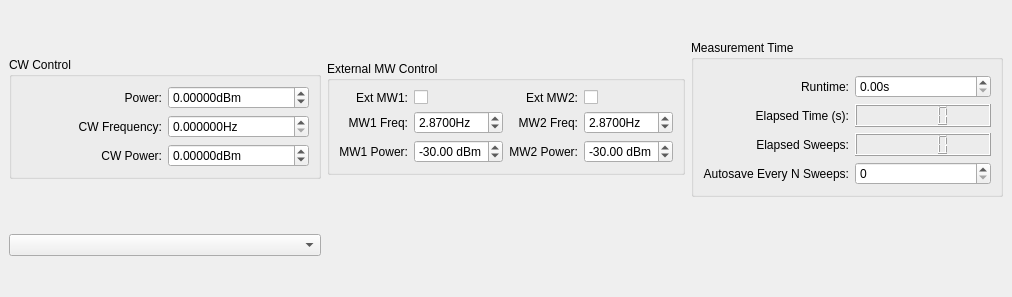
  <widget class="QDockWidget" name="measurement_control_DockWidget">
   <property name="sizePolicy">
    <sizepolicy hsizetype="Fixed" vsizetype="Preferred">
     <horstretch>0</horstretch>
     <verstretch>0</verstretch>
    </sizepolicy>
   </property>
   <property name="minimumSize">
    <size>
     <width>990</width>
     <height>297</height>
    </size>
   </property>
   <property name="allowedAreas">
    <set>Qt::BottomDockWidgetArea</set>
   </property>
   <property name="windowTitle">
    <string>ODMR Control Parameters</string>
   </property>
   <attribute name="dockWidgetArea">
    <number>8</number>
   </attribute>
   <widget class="QWidget" name="dockWidgetContents_4">
    <property name="sizePolicy">
     <sizepolicy hsizetype="Minimum" vsizetype="Preferred">
      <horstretch>0</horstretch>
      <verstretch>0</verstretch>
     </sizepolicy>
    </property>
    <layout class="QGridLayout" name="gridLayout_3">
     <item row="0" column="1">
      <widget class="QGroupBox" name="groupBox">
       <property name="enabled">
        <bool>true</bool>
       </property>
       <property name="sizePolicy">
        <sizepolicy hsizetype="Preferred" vsizetype="Fixed">
         <horstretch>0</horstretch>
         <verstretch>0</verstretch>
        </sizepolicy>
       </property>
       <property name="title">
        <string>External MW Control</string>
       </property>
       <layout class="QVBoxLayout" name="verticalLayout_2">
        <item>
         <layout class="QGridLayout" name="gridLayout">
          <item row="0" column="3">
           <widget class="QCheckBox" name="ext_control_use_mw2_CheckBox">
            <property name="text">
             <string/>
            </property>
           </widget>
          </item>
          <item row="1" column="0">
           <widget class="QLabel" name="ext_control_mw1_freq_Label">
            <property name="text">
             <string>MW1 Freq:</string>
            </property>
            <property name="alignment">
             <set>Qt::AlignRight|Qt::AlignTrailing|Qt::AlignVCenter</set>
            </property>
           </widget>
          </item>
          <item row="1" column="1">
           <widget class="QDoubleSpinBox" name="ext_control_mw1_freq_DoubleSpinBox">
            <property name="suffix">
             <string>Hz</string>
            </property>
            <property name="decimals">
             <number>4</number>
            </property>
            <property name="value">
             <double>2.870000000000000</double>
            </property>
           </widget>
          </item>
          <item row="0" column="2">
           <widget class="QLabel" name="label">
            <property name="text">
             <string>Ext MW2:</string>
            </property>
            <property name="alignment">
             <set>Qt::AlignRight|Qt::AlignTrailing|Qt::AlignVCenter</set>
            </property>
           </widget>
          </item>
          <item row="0" column="1">
           <widget class="QCheckBox" name="ext_control_use_mw1_CheckBox">
            <property name="text">
             <string/>
            </property>
           </widget>
          </item>
          <item row="1" column="2">
           <widget class="QLabel" name="ext_control_mw2_freq_Label">
            <property name="text">
             <string>MW2 Freq:</string>
            </property>
            <property name="alignment">
             <set>Qt::AlignRight|Qt::AlignTrailing|Qt::AlignVCenter</set>
            </property>
           </widget>
          </item>
          <item row="2" column="0">
           <widget class="QLabel" name="ext_control_mw1_power_Label">
            <property name="text">
             <string>MW1 Power:</string>
            </property>
            <property name="alignment">
             <set>Qt::AlignRight|Qt::AlignTrailing|Qt::AlignVCenter</set>
            </property>
           </widget>
          </item>
          <item row="0" column="0">
           <widget class="QLabel" name="label_2">
            <property name="text">
             <string>Ext MW1:</string>
            </property>
            <property name="alignment">
             <set>Qt::AlignRight|Qt::AlignTrailing|Qt::AlignVCenter</set>
            </property>
           </widget>
          </item>
          <item row="2" column="2">
           <widget class="QLabel" name="ext_control_mw2_power_Label">
            <property name="text">
             <string>MW2 Power:</string>
            </property>
            <property name="alignment">
             <set>Qt::AlignRight|Qt::AlignTrailing|Qt::AlignVCenter</set>
            </property>
           </widget>
          </item>
          <item row="2" column="3">
           <widget class="QDoubleSpinBox" name="ext_control_mw2_power_DoubleSpinBox">
            <property name="suffix">
             <string> dBm</string>
            </property>
            <property name="minimum">
             <double>-50.000000000000000</double>
            </property>
            <property name="maximum">
             <double>40.000000000000000</double>
            </property>
            <property name="value">
             <double>-30.000000000000000</double>
            </property>
           </widget>
          </item>
          <item row="2" column="1">
           <widget class="QDoubleSpinBox" name="ext_control_mw1_power_DoubleSpinBox">
            <property name="suffix">
             <string> dBm</string>
            </property>
            <property name="minimum">
             <double>-50.000000000000000</double>
            </property>
            <property name="maximum">
             <double>40.000000000000000</double>
            </property>
            <property name="value">
             <double>-30.000000000000000</double>
            </property>
           </widget>
          </item>
          <item row="1" column="3">
           <widget class="QDoubleSpinBox" name="ext_control_mw2_freq_DoubleSpinBox">
            <property name="suffix">
             <string>Hz</string>
            </property>
            <property name="decimals">
             <number>4</number>
            </property>
            <property name="value">
             <double>2.870000000000000</double>
            </property>
           </widget>
          </item>
         </layout>
        </item>
       </layout>
      </widget>
     </item>
     <item row="0" column="0">
      <widget class="QGroupBox" name="groupBox_3">
       <property name="enabled">
        <bool>true</bool>
       </property>
       <property name="sizePolicy">
        <sizepolicy hsizetype="Preferred" vsizetype="Fixed">
         <horstretch>0</horstretch>
         <verstretch>0</verstretch>
        </sizepolicy>
       </property>
       <property name="minimumSize">
        <size>
         <width>312</width>
         <height>0</height>
        </size>
       </property>
       <property name="title">
        <string>CW Control</string>
       </property>
       <layout class="QHBoxLayout" name="horizontalLayout_2">
        <item>
         <layout class="QGridLayout" name="gridLayout_6">
          <item row="0" column="0">
           <widget class="QLabel" name="power_label">
            <property name="text">
             <string>Power:</string>
            </property>
            <property name="alignment">
             <set>Qt::AlignRight|Qt::AlignTrailing|Qt::AlignVCenter</set>
            </property>
           </widget>
          </item>
          <item row="0" column="1">
           <widget class="ScienDSpinBox" name="sweep_power_DoubleSpinBox">
            <property name="sizePolicy">
             <sizepolicy hsizetype="Minimum" vsizetype="Fixed">
              <horstretch>0</horstretch>
              <verstretch>0</verstretch>
             </sizepolicy>
            </property>
            <property name="suffix">
             <string>dBm</string>
            </property>
            <property name="decimals">
             <number>5</number>
            </property>
            <property name="minimum">
             <double>-1000.000000000000000</double>
            </property>
            <property name="maximum">
             <double>100.000000000000000</double>
            </property>
           </widget>
          </item>
          <item row="1" column="0">
           <widget class="QLabel" name="cw_frequency_label">
            <property name="enabled">
             <bool>true</bool>
            </property>
            <property name="text">
             <string>CW Frequency:</string>
            </property>
            <property name="alignment">
             <set>Qt::AlignRight|Qt::AlignTrailing|Qt::AlignVCenter</set>
            </property>
           </widget>
          </item>
          <item row="1" column="1">
           <widget class="ScienDSpinBox" name="cw_frequency_DoubleSpinBox">
            <property name="sizePolicy">
             <sizepolicy hsizetype="Minimum" vsizetype="Fixed">
              <horstretch>0</horstretch>
              <verstretch>0</verstretch>
             </sizepolicy>
            </property>
            <property name="suffix">
             <string>Hz</string>
            </property>
            <property name="decimals">
             <number>6</number>
            </property>
            <property name="maximum">
             <double>1000000000.000000000000000</double>
            </property>
            <property name="singleStep">
             <double>0.010000000000000</double>
            </property>
           </widget>
          </item>
          <item row="2" column="0">
           <widget class="QLabel" name="cw_power_label">
            <property name="text">
             <string>CW Power:</string>
            </property>
            <property name="alignment">
             <set>Qt::AlignRight|Qt::AlignTrailing|Qt::AlignVCenter</set>
            </property>
           </widget>
          </item>
          <item row="2" column="1">
           <widget class="ScienDSpinBox" name="cw_power_DoubleSpinBox">
            <property name="sizePolicy">
             <sizepolicy hsizetype="Minimum" vsizetype="Fixed">
              <horstretch>0</horstretch>
              <verstretch>0</verstretch>
             </sizepolicy>
            </property>
            <property name="suffix">
             <string>dBm</string>
            </property>
            <property name="decimals">
             <number>5</number>
            </property>
            <property name="minimum">
             <double>-1000.000000000000000</double>
            </property>
            <property name="maximum">
             <double>100.000000000000000</double>
            </property>
           </widget>
          </item>
         </layout>
        </item>
       </layout>
      </widget>
     </item>
     <item row="1" column="0">
      <widget class="QComboBox" name="measurement_type_comboBox">
       <property name="sizePolicy">
        <sizepolicy hsizetype="Preferred" vsizetype="Fixed">
         <horstretch>0</horstretch>
         <verstretch>0</verstretch>
        </sizepolicy>
       </property>
       <property name="minimumSize">
        <size>
         <width>290</width>
         <height>0</height>
        </size>
       </property>
       <property name="baseSize">
        <size>
         <width>0</width>
         <height>0</height>
        </size>
       </property>
      </widget>
     </item>
     <item row="0" column="2">
      <widget class="QGroupBox" name="groupBox_2">
       <property name="sizePolicy">
        <sizepolicy hsizetype="Preferred" vsizetype="Fixed">
         <horstretch>0</horstretch>
         <verstretch>0</verstretch>
        </sizepolicy>
       </property>
       <property name="minimumSize">
        <size>
         <width>312</width>
         <height>0</height>
        </size>
       </property>
       <property name="title">
        <string>Measurement Time</string>
       </property>
       <layout class="QGridLayout" name="gridLayout_8">
        <item row="0" column="0">
         <layout class="QGridLayout" name="gridLayout_2">
          <property name="sizeConstraint">
           <enum>QLayout::SetDefaultConstraint</enum>
          </property>
          <property name="topMargin">
           <number>6</number>
          </property>
          <item row="2" column="0">
           <widget class="QLabel" name="elapsed_sweeps_label">
            <property name="text">
             <string>Elapsed Sweeps:</string>
            </property>
            <property name="alignment">
             <set>Qt::AlignRight|Qt::AlignTrailing|Qt::AlignVCenter</set>
            </property>
           </widget>
          </item>
          <item row="0" column="0">
           <widget class="QLabel" name="runtime_label">
            <property name="text">
             <string>Runtime:</string>
            </property>
            <property name="alignment">
             <set>Qt::AlignRight|Qt::AlignTrailing|Qt::AlignVCenter</set>
            </property>
           </widget>
          </item>
          <item row="1" column="0">
           <widget class="QLabel" name="elapsed_time_label">
            <property name="text">
             <string>Elapsed Time (s):</string>
            </property>
            <property name="alignment">
             <set>Qt::AlignRight|Qt::AlignTrailing|Qt::AlignVCenter</set>
            </property>
           </widget>
          </item>
          <item row="2" column="1">
           <widget class="QLCDNumber" name="elapsed_sweeps_lcd"/>
          </item>
          <item row="1" column="1">
           <widget class="QLCDNumber" name="elapsed_time_lcd"/>
          </item>
          <item row="4" column="0">
           <widget class="QLabel" name="elapsed_sweeps_label_2">
            <property name="text">
             <string>Autosave Every N Sweeps:</string>
            </property>
            <property name="alignment">
             <set>Qt::AlignRight|Qt::AlignTrailing|Qt::AlignVCenter</set>
            </property>
           </widget>
          </item>
          <item row="0" column="1">
           <widget class="ScienDSpinBox" name="runtime_DoubleSpinBox">
            <property name="sizePolicy">
             <sizepolicy hsizetype="Minimum" vsizetype="Fixed">
              <horstretch>0</horstretch>
              <verstretch>0</verstretch>
             </sizepolicy>
            </property>
            <property name="suffix">
             <string>s</string>
            </property>
            <property name="decimals">
             <number>2</number>
            </property>
            <property name="maximum">
             <double>1000000000.000000000000000</double>
            </property>
            <property name="singleStep">
             <double>0.010000000000000</double>
            </property>
           </widget>
          </item>
          <item row="4" column="1">
           <widget class="QSpinBox" name="autosave_num_spinBox">
            <property name="toolTip">
             <string>N = 0 for autosave off</string>
            </property>
            <property name="maximum">
             <number>100000000</number>
            </property>
           </widget>
          </item>
         </layout>
        </item>
       </layout>
      </widget>
     </item>
    </layout>
   </widget>
  </widget>
